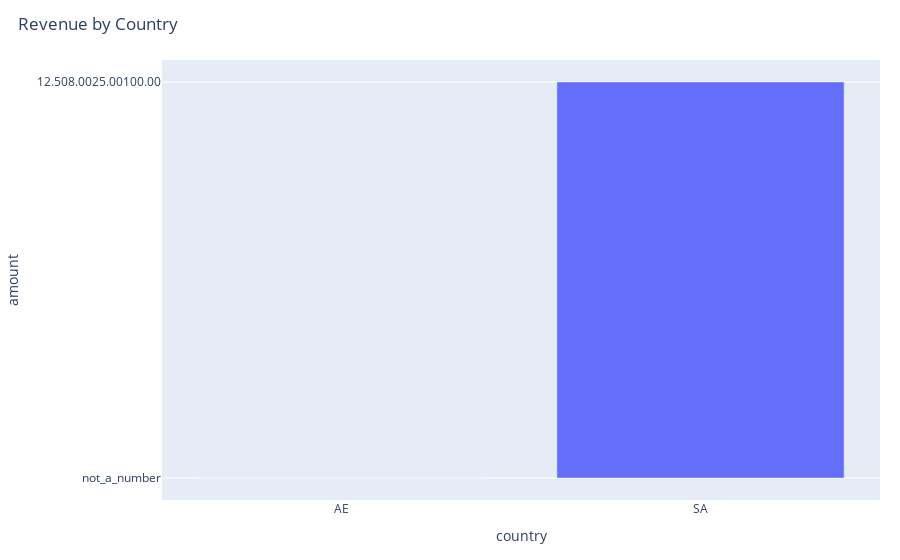

Write notebook code for a chart like this one.
### Markdown cell above
## Revenue by country

### Code cell
rev = df.groupby('country', dropna=False)['amount'].sum().reset_index()
fig = bar_sorted(rev, 'country', 'amount', 'Revenue by Country')
save_fig(fig, FIGS / 'revenue_by_country.png')
fig

### Figure 1 — Plotly figure (JSON) as saved in the notebook; plotly's stock layout.template omitted (floating-point values rounded to 4 significant figures)
{"data": [{"hovertemplate": "country=%{x}<br>amount=%{y}<extra></extra>", "legendgroup": "", "marker": {"color": "#636efa", "pattern": {"shape": ""}}, "name": "", "orientation": "v", "showlegend": false, "textposition": "auto", "type": "bar", "x": ["AE", "SA"], "xaxis": "x", "y": ["not_a_number", "12.508.0025.00100.00"], "yaxis": "y"}], "layout": {"barmode": "relative", "legend": {"tracegroupgap": 0}, "margin": {"b": 60, "l": 60, "r": 20, "t": 60}, "title": {"text": "Revenue by Country", "x": 0.02}, "xaxis": {"anchor": "y", "domain": [0, 1], "title": {"text": "country"}}, "yaxis": {"anchor": "x", "domain": [0, 1], "title": {"text": "amount"}}}}
